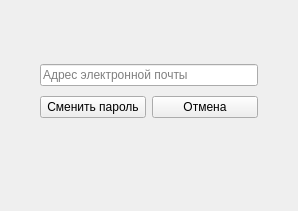
<?xml version="1.0" encoding="UTF-8"?>
<ui version="4.0">
 <class>ResetPasswordWindow</class>
 <widget class="QWidget" name="ResetPasswordWindow">
  <property name="geometry">
   <rect>
    <x>0</x>
    <y>0</y>
    <width>298</width>
    <height>211</height>
   </rect>
  </property>
  <property name="windowTitle">
   <string>Form</string>
  </property>
  <widget class="QWidget" name="">
   <property name="geometry">
    <rect>
     <x>40</x>
     <y>60</y>
     <width>218</width>
     <height>64</height>
    </rect>
   </property>
   <layout class="QVBoxLayout" name="verticalLayout">
    <item>
     <widget class="QLineEdit" name="line_edit_email">
      <property name="placeholderText">
       <string>Адрес электронной почты</string>
      </property>
     </widget>
    </item>
    <item>
     <layout class="QHBoxLayout" name="horizontalLayout">
      <item>
       <widget class="QPushButton" name="button_change_password">
        <property name="text">
         <string>Сменить пароль</string>
        </property>
       </widget>
      </item>
      <item>
       <widget class="QPushButton" name="button_cancel">
        <property name="text">
         <string>Отмена</string>
        </property>
       </widget>
      </item>
     </layout>
    </item>
   </layout>
  </widget>
 </widget>
 <resources/>
 <connections/>
</ui>
